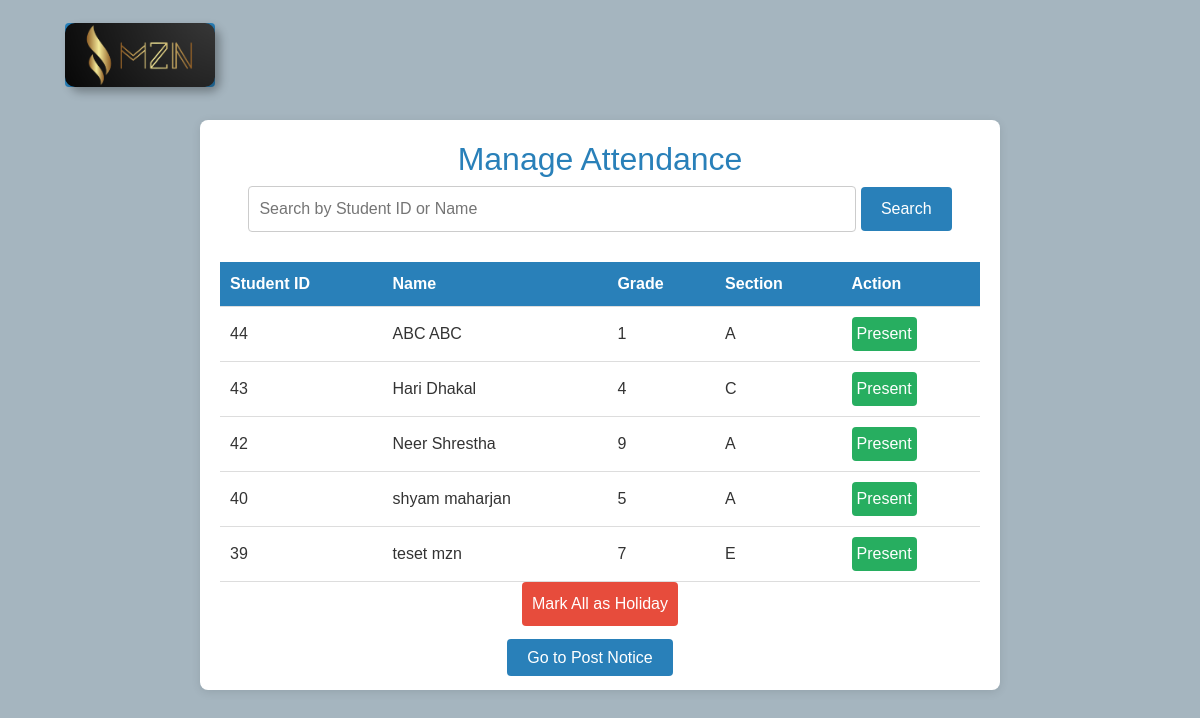
Page /admin/manage_attendance.php on the committed database.
### tables this page shows
CREATE TABLE `student_details` (
  `sid` int NOT NULL,
  `first_name` varchar(100) NOT NULL,
  `last_name` varchar(100) NOT NULL,
  `address` text,
  `image` blob,
  `fathers_name` varchar(100) DEFAULT NULL,
  `mothers_name` varchar(100) DEFAULT NULL,
  `grade` varchar(50) DEFAULT NULL,
  `section` varchar(50) DEFAULT NULL,
  `gender` varchar(10) DEFAULT NULL,
  `dob` date NOT NULL,
  `mobileno` varchar(15) NOT NULL,
  `email` varchar(100) NOT NULL,
  `qr_code` varchar(255) DEFAULT NULL,
  `created_date` timestamp NULL DEFAULT CURRENT_TIMESTAMP
);

### admin/manage_attendance.php (the view, shortened to what this page needs)
<?php
$servername = "localhost";
$username = "root";
$password = "";
$dbname = "attendance_sys";
$conn = new mysqli($servername, $username, $password, $dbname);
$search_keyword = isset($_GET['search']) ? $_GET['search'] : '';
$query = "SELECT student_details.sid,
                 CONCAT(student_details.first_name, ' ', student_details.last_name) AS name,
                 student_details.grade,
                 student_details.section
          FROM student_details
          WHERE student_details.sid LIKE ? OR CONCAT(student_details.first_name, ' ', student_details.last_name) LIKE ?
          ORDER BY student_details.sid DESC LIMIT 5";
$search_param = "%$search_keyword%";
$stmt = $conn->prepare($query);
$stmt->bind_param("ss", $search_param, $search_param);
$stmt->execute();
$result = $stmt->get_result();
?>
<!DOCTYPE html>
<html lang="en">
<head>
    <?php include './header.php' ?>
</head>
<body>
    <div class="brand-container">
        <a class="logo-brand" href="./dashboard.php">
            <img class="logo" src="./images/logo.png" alt="logo" />
        </a>
    </div>
    <div class="container">
        <h2>Manage Attendance</h2>
        <form method="GET" action="manage_attendance.php" style="margin-bottom: 20px; text-align: center;">
            <input type="text" name="search" placeholder="Search by Student ID or Name"
                value="<?php echo htmlspecialchars($search_keyword); ?>" required>
            <button type="submit"
                style="background-color: #2980b9; color: white; padding: 10px 20px; border: none; border-radius: 4px; cursor: pointer;">Search</button>
        </form>
        <?php if ($result->num_rows > 0): ?>
            <table>
                <tr>
                    <th>Student ID</th>
                    <th>Name</th>
                    <th>Grade</th>
                    <th>Section</th>
                    <th>Action</th>
                </tr>
                <?php while ($row = $result->fetch_assoc()): ?>
                    <tr>
                        <td><?php echo $row['sid']; ?></td>
                        <td><?php echo $row['name']; ?></td>
                        <td><?php echo $row['grade']; ?></td>
                        <td><?php echo $row['section']; ?></td>
                        <td>
                            <form method="POST" action="manage_attendance.php" style="display:inline;">
                                <input type="submit" name="action" value="Present"
                                    style="background-color: #27ae60; color: white; padding: 5px; border: none; border-radius: 4px;">
                            </form>
                        </td>
                    </tr>
                <?php endwhile; ?>
            </table>
        <?php else: ?>
            <p style="text-align: center;">No students found.</p>
        <?php endif; ?>
        <div style="text-align: center; margin-bottom: 20px;">
            <form method="POST" action="manage_attendance.php">
                <input type="submit" value="Mark All as Holiday"
                    style="background-color: #e74c3c; color: white; padding: 10px; border: none; border-radius: 4px; cursor: pointer;">
            </form>
        </div>
        <div style="text-align: center;">
            <a href="post_notice.php"
                style="background-color: #2980b9; color: white; padding: 10px 20px; border-radius: 4px; text-decoration: none;">Go
                to Post Notice</a>
        </div>
    </div>
</body>
</html>

### static/css/style.css (style rules this page uses)
body { background-color: #a5b5bf; margin: 0; padding: 0; }
.brand-container { display: flex; justify-content: space-between; align-items: center; padding: 20px 65px; height: 100px; }
.logo-brand img { max-width: 150px; border-radius: 10px; transition: transform 0.3s ease-in-out, box-shadow 0.3s ease-in-out; box-shadow: 5px 5px 10px rgba(0, 0, 0, 0.3); }

### admin/manage_attendance.php (style rules this page uses)
body { font-family: Arial, sans-serif; background-color: #A5B5BF; color: #333; margin: 0; padding: 20px; }
.container { max-width: 800px; margin: 0 auto; background-color: white; padding: 20px; border-radius: 8px; box-shadow: 0 2px 10px rgba(0, 0, 0, 0.1); }
h2 { text-align: center; color: #2980b9; }
form { margin-bottom: 20px; text-align: center; }
input[type="text"], textarea { width: 80%; padding: 10px; border: 1px solid #ccc; border-radius: 4px; margin-bottom: 10px; }
input[type="submit"], button { background-color: #2980b9; color: white; padding: 10px 15px; border: none; border-radius: 4px; cursor: pointer; transition: background-color 0.3s ease; }
table { width: 100%; border-collapse: collapse; margin-top: 20px; }
th, td { padding: 10px; text-align: left; border-bottom: 1px solid #ddd; }
th { background-color: #2980b9; color: white; }
a { text-decoration: none; color: white; background-color: #2980b9; border-radius: 4px; margin-bottom: 30px; margin-left: -20px; transition: background-color 0.3s ease; }

### rows in the picture
student_details: sid "44", name "ABC ABC", grade "1", section "A"
student_details: sid "43", name "Hari Dhakal", grade "4", section "C"
student_details: sid "42", name "Neer Shrestha", grade "9", section "A"
student_details: sid "40", name "shyam maharjan", grade "5", section "A"
student_details: sid "39", name "teset mzn", grade "7", section "E"
